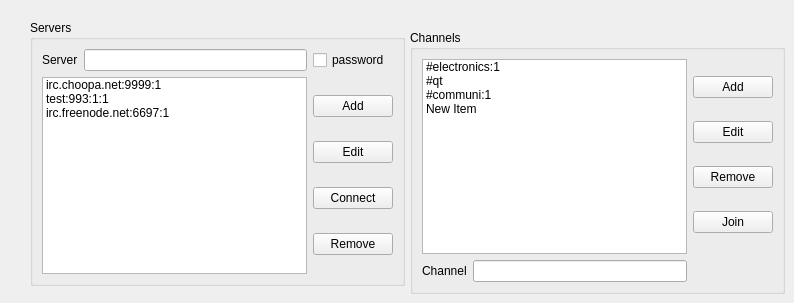
          <widget class="QWidget" name="tab_2">
           <attribute name="title">
            <string>Servers</string>
           </attribute>
           <widget class="QGroupBox" name="groupBox_4">
            <property name="geometry">
             <rect>
              <x>30</x>
              <y>20</y>
              <width>375</width>
              <height>266</height>
             </rect>
            </property>
            <property name="title">
             <string>Servers</string>
            </property>
            <layout class="QGridLayout" name="gridLayout_2">
             <item row="0" column="0">
              <layout class="QHBoxLayout" name="horizontalLayout">
               <item>
                <widget class="QLabel" name="label_7">
                 <property name="text">
                  <string>Server</string>
                 </property>
                </widget>
               </item>
               <item>
                <widget class="QLineEdit" name="server"/>
               </item>
              </layout>
             </item>
             <item row="1" column="0">
              <widget class="QListWidget" name="serverlist">
               <item>
                <property name="text">
                 <string>irc.choopa.net:9999:1</string>
                </property>
               </item>
               <item>
                <property name="text">
                 <string>test:993:1:1</string>
                </property>
               </item>
               <item>
                <property name="text">
                 <string>irc.freenode.net:6697:1</string>
                </property>
               </item>
              </widget>
             </item>
             <item row="1" column="1">
              <layout class="QVBoxLayout" name="verticalLayout">
               <item>
                <widget class="QPushButton" name="addserver">
                 <property name="text">
                  <string>Add</string>
                 </property>
                </widget>
               </item>
               <item>
                <widget class="QPushButton" name="serveredit">
                 <property name="text">
                  <string>Edit</string>
                 </property>
                </widget>
               </item>
               <item>
                <widget class="QPushButton" name="connect">
                 <property name="text">
                  <string>Connect</string>
                 </property>
                </widget>
               </item>
               <item>
                <widget class="QPushButton" name="removeserver">
                 <property name="text">
                  <string>Remove</string>
                 </property>
                </widget>
               </item>
              </layout>
             </item>
             <item row="0" column="1">
              <widget class="QCheckBox" name="chkpassword">
               <property name="text">
                <string>password</string>
               </property>
              </widget>
             </item>
            </layout>
           </widget>
           <widget class="QGroupBox" name="groupBox_3">
            <property name="geometry">
             <rect>
              <x>410</x>
              <y>30</y>
              <width>375</width>
              <height>264</height>
             </rect>
            </property>
            <property name="title">
             <string>Channels</string>
            </property>
            <layout class="QGridLayout" name="gridLayout_6">
             <item row="0" column="0" colspan="2">
              <widget class="QListWidget" name="channelList">
               <item>
                <property name="text">
                 <string>#electronics:1</string>
                </property>
               </item>
               <item>
                <property name="text">
                 <string>#qt</string>
                </property>
               </item>
               <item>
                <property name="text">
                 <string>#communi:1</string>
                </property>
               </item>
               <item>
                <property name="text">
                 <string>New Item</string>
                </property>
               </item>
              </widget>
             </item>
             <item row="0" column="2">
              <layout class="QVBoxLayout" name="verticalLayout_2">
               <item>
                <widget class="QPushButton" name="addchannel">
                 <property name="text">
                  <string>Add</string>
                 </property>
                </widget>
               </item>
               <item>
                <widget class="QPushButton" name="editchannel">
                 <property name="text">
                  <string>Edit</string>
                 </property>
                </widget>
               </item>
               <item>
                <widget class="QPushButton" name="removechannel">
                 <property name="text">
                  <string>Remove</string>
                 </property>
                </widget>
               </item>
               <item>
                <widget class="QPushButton" name="joinchannel">
                 <property name="text">
                  <string>Join</string>
                 </property>
                </widget>
               </item>
              </layout>
             </item>
             <item row="1" column="0">
              <widget class="QLabel" name="label_11">
               <property name="text">
                <string>Channel</string>
               </property>
              </widget>
             </item>
             <item row="1" column="1">
              <widget class="QLineEdit" name="channeledit"/>
             </item>
            </layout>
           </widget>
          </widget>
